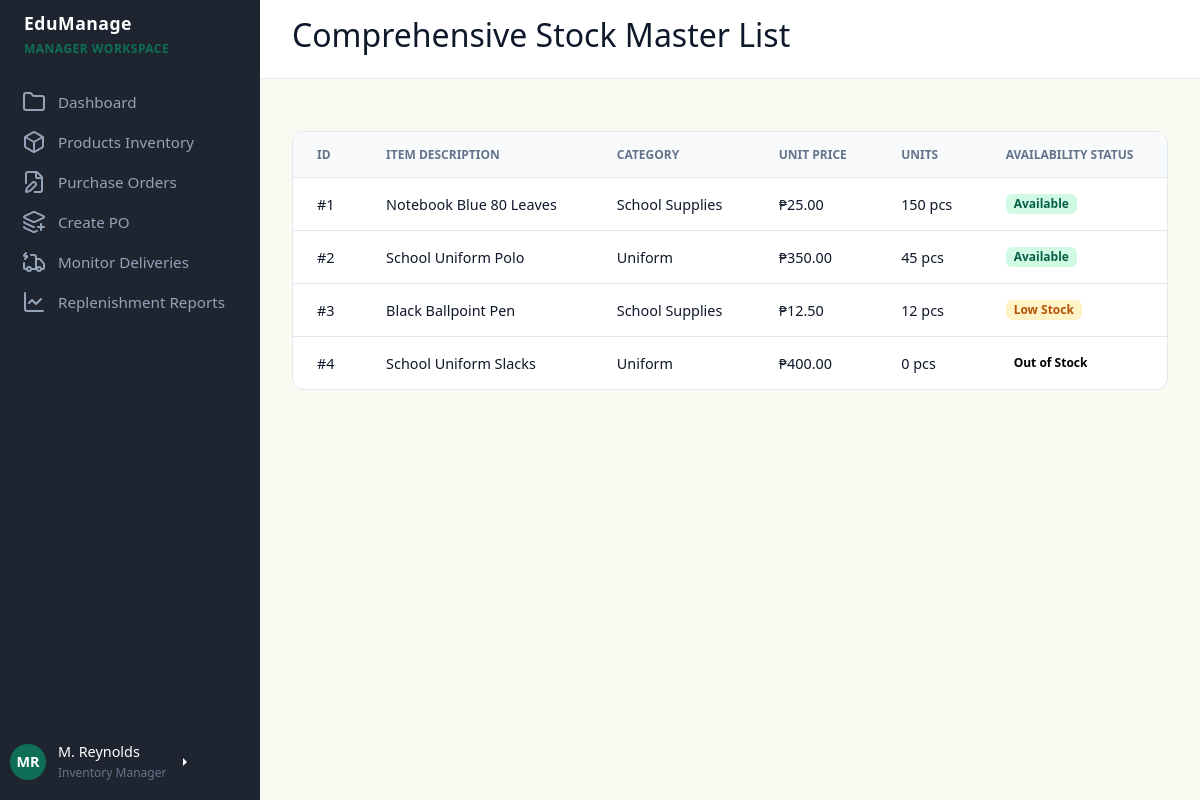
The page /dashboards/manager/manager_dashboard.php?page=products (signed in) on the database as committed earlier.
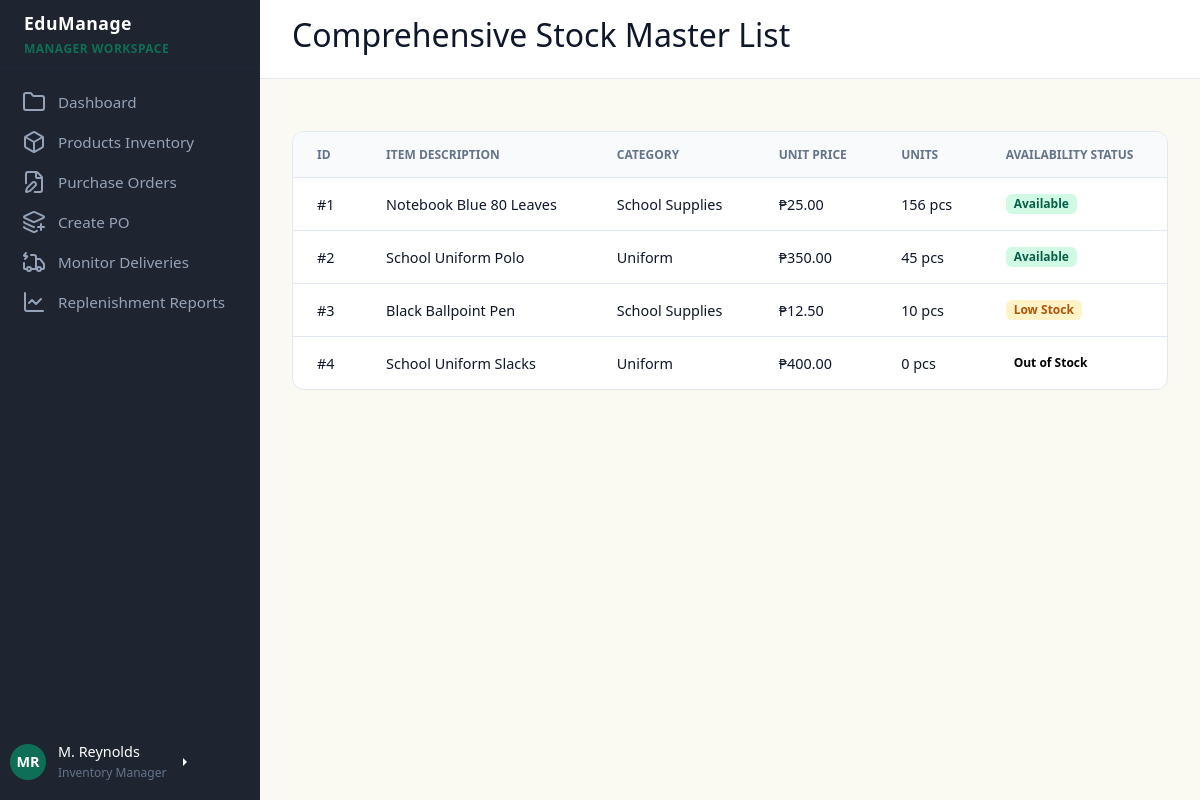
The same page on the database as committed later.
### tables this page shows
CREATE TABLE `inventory` (
  `inventory_id` int(11) NOT NULL,
  `product_id` int(11) NOT NULL,
  `current_stock` int(11) NOT NULL,
  `minimum_stock` int(11) NOT NULL,
  `last_updated` datetime DEFAULT current_timestamp() ON UPDATE current_timestamp()
);

CREATE TABLE `products` (
  `product_id` int(11) NOT NULL,
  `product_name` varchar(100) NOT NULL,
  `category` varchar(50) NOT NULL,
  `price` decimal(10,2) NOT NULL,
  `stock_quantity` int(11) NOT NULL,
  `size` varchar(20) DEFAULT NULL,
  `description` text DEFAULT NULL,
  `availability` varchar(20) NOT NULL,
  `created_at` datetime DEFAULT current_timestamp()
);

### dashboards/manager/modules/products.php (the view, shortened to what this page needs)
<div id="products" class="content-section">
    <div class="table-container">
        <table>
            <thead>
                <tr>
                    <th>ID</th>
                    <th>Item Description</th>
                    <th>Category</th>
                    <th>Unit Price</th>
                    <th>Units</th>
                    <th>Availability Status</th>
                </tr>
            </thead>
            <tbody>
                <?php
                $all_products_sql = "SELECT p.product_id, p.product_name, p.category, p.price, i.current_stock, p.availability
             FROM products p
             INNER JOIN inventory i ON p.product_id = i.product_id";
                $all_products_result = $conn->query($all_products_sql);
                if ($all_products_result && $all_products_result->num_rows > 0) {
                    while ($prod = $all_products_result->fetch_assoc()) {
                        $badge_class = 'success';
                        if ($prod['availability'] === 'Low Stock') {
                            $badge_class = 'warning';
                        }
                        if ($prod['availability'] === 'Out of Stock') {
                            $badge_class = 'danger';
                        }
                        echo "<tr>";
                        echo "<td>#{$prod['product_id']}</td>";
                        echo "<td>" . htmlspecialchars($prod['product_name']) . "</td>";
                        echo "<td>" . htmlspecialchars($prod['category']) . "</td>";
                        echo "<td>₱" . number_format($prod['price'], 2) . "</td>";
                        echo "<td>" . number_format($prod['current_stock']) . " pcs</td>";
                        echo "<td><span class='badge {$badge_class}'>" . htmlspecialchars($prod['availability']) . "</span></td>";
                        echo "</tr>";
                    }
                } else {
                    echo "<tr><td colspan='6' style='text-align:center;'>No products registered in system database logs.</td></tr>";
                }
                ?>
            </tbody>
        </table>
    </div>
</div>

Rows that differ between the two databases and show on the page:
changed inventory "Notebook Blue 80 Leaves": current_stock "150" → "156"
changed inventory "Black Ballpoint Pen": current_stock "12" → "10"
